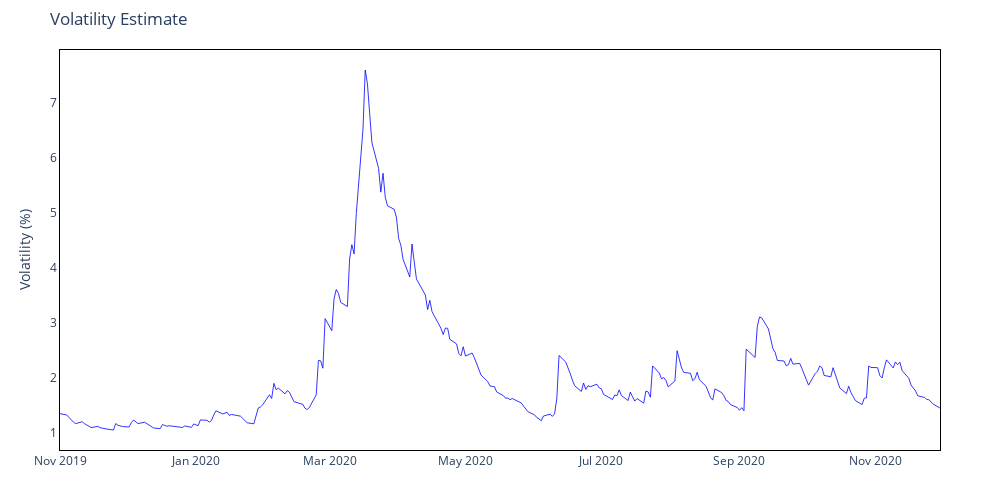
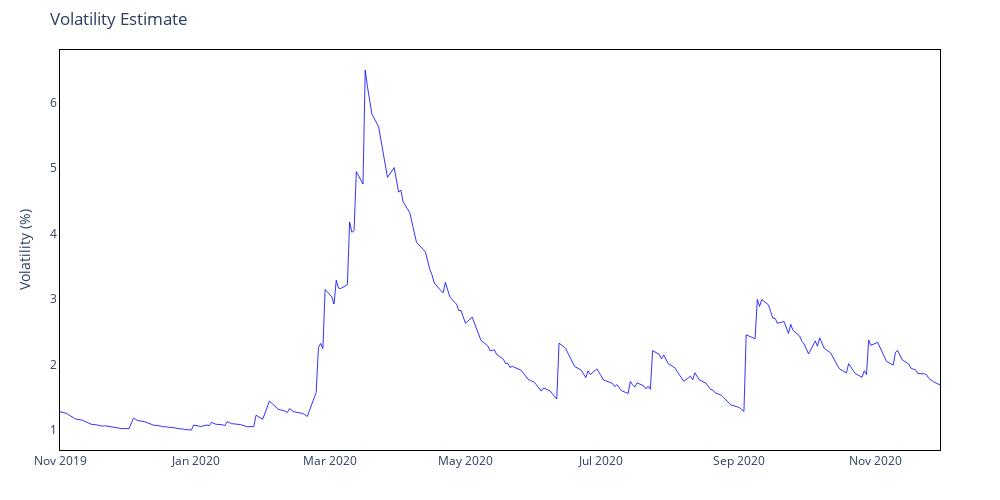
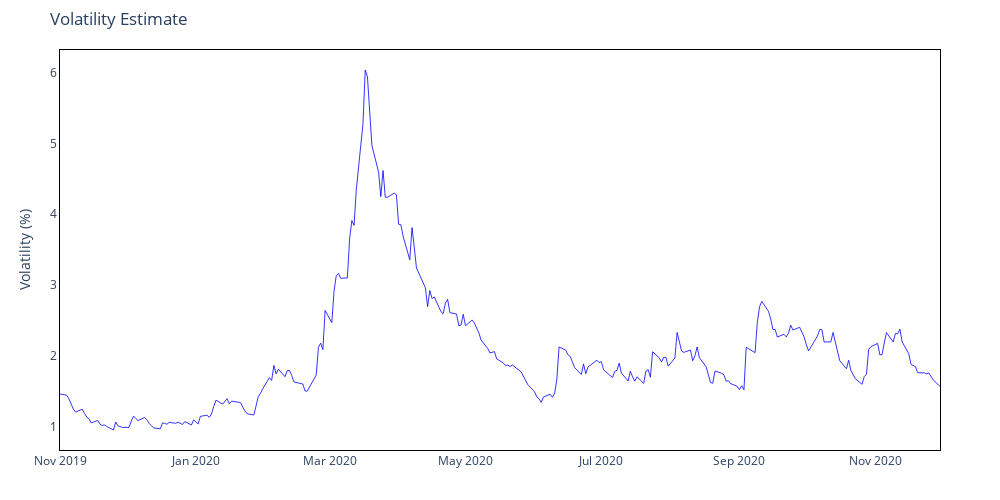
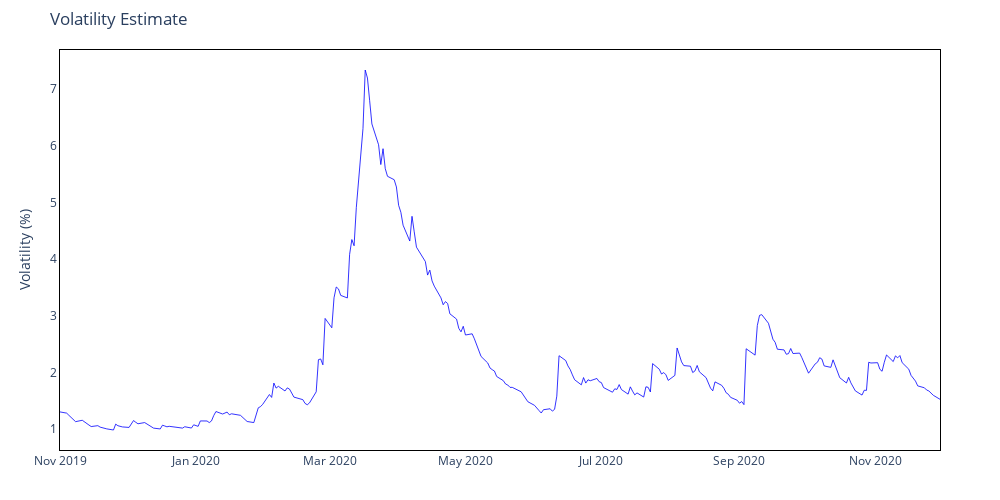

The cell these charts' notebook holds for them, in order:
### Code cell
# Plot interactive volatility for a subset
fig_vol_garch = plots.plot_volatility(garch_output_classic["Volatility"], subset=("2019-11-01", "2020-11-30"), interactive=True)
fig_vol_gjr = plots.plot_volatility(garch_output_grj["Volatility"], subset=("2019-11-01", "2020-11-30"), interactive=True)
fig_vol_egarch = plots.plot_volatility(garch_output_egarch["Volatility"], subset=("2019-11-01", "2020-11-30"), interactive=True)
fig_vol_garch_ged = plots.plot_volatility(garch_output_classic_ged["Volatility"], subset=("2019-11-01", "2020-11-30"), interactive=True)
fig_vol_garch_skewedt = plots.plot_volatility(garch_output_classic_skewedt["Volatility"], subset=("2019-11-01", "2020-11-30"), interactive=True)
fig_vol_arch = plots.plot_volatility(arch_output["Volatility"], subset=("2019-11-01", "2020-11-30"), interactive=True)
fig_vol_ma = plots.plot_volatility(ma_output["Volatility"], subset=("2019-11-01", "2020-11-30"), interactive=True)

### Figure 1 — Plotly figure (JSON) as saved in the notebook; plotly's stock layout.template omitted (floating-point values rounded to 4 significant figures; data arrays with more than 128 entries replaced by an {"elided": "..."} marker saying what was removed)
{"data": [{"hovertemplate": "Date: %{x}<br>Volatility: %{y:.2f}%", "line": {"color": "blue", "width": 0.8}, "mode": "lines", "name": "Volatility", "type": "scatter", "x": {"elided": "272 str values"}, "y": {"elided": "272 float values"}}], "layout": {"height": 500, "hovermode": "x unified", "margin": {"b": 50, "l": 60, "r": 60, "t": 50}, "paper_bgcolor": "white", "plot_bgcolor": "white", "title": {"text": "Volatility Estimate"}, "width": 1000, "xaxis": {"linecolor": "black", "linewidth": 1, "mirror": true, "showline": true}, "yaxis": {"linecolor": "black", "linewidth": 1, "mirror": true, "showline": true, "title": {"text": "Volatility (%)"}}}}

### Figure 2 — Plotly figure (JSON) as saved in the notebook; plotly's stock layout.template omitted (floating-point values rounded to 4 significant figures; data arrays with more than 128 entries replaced by an {"elided": "..."} marker saying what was removed)
{"data": [{"hovertemplate": "Date: %{x}<br>Volatility: %{y:.2f}%", "line": {"color": "blue", "width": 0.8}, "mode": "lines", "name": "Volatility", "type": "scatter", "x": {"elided": "272 str values"}, "y": {"elided": "272 float values"}}], "layout": {"height": 500, "hovermode": "x unified", "margin": {"b": 50, "l": 60, "r": 60, "t": 50}, "paper_bgcolor": "white", "plot_bgcolor": "white", "title": {"text": "Volatility Estimate"}, "width": 1000, "xaxis": {"linecolor": "black", "linewidth": 1, "mirror": true, "showline": true}, "yaxis": {"linecolor": "black", "linewidth": 1, "mirror": true, "showline": true, "title": {"text": "Volatility (%)"}}}}

### Figure 3 — Plotly figure (JSON) as saved in the notebook; plotly's stock layout.template omitted (floating-point values rounded to 4 significant figures; data arrays with more than 128 entries replaced by an {"elided": "..."} marker saying what was removed)
{"data": [{"hovertemplate": "Date: %{x}<br>Volatility: %{y:.2f}%", "line": {"color": "blue", "width": 0.8}, "mode": "lines", "name": "Volatility", "type": "scatter", "x": {"elided": "272 str values"}, "y": {"elided": "272 float values"}}], "layout": {"height": 500, "hovermode": "x unified", "margin": {"b": 50, "l": 60, "r": 60, "t": 50}, "paper_bgcolor": "white", "plot_bgcolor": "white", "title": {"text": "Volatility Estimate"}, "width": 1000, "xaxis": {"linecolor": "black", "linewidth": 1, "mirror": true, "showline": true}, "yaxis": {"linecolor": "black", "linewidth": 1, "mirror": true, "showline": true, "title": {"text": "Volatility (%)"}}}}

### Figure 4 — Plotly figure (JSON) as saved in the notebook; plotly's stock layout.template omitted (floating-point values rounded to 4 significant figures; data arrays with more than 128 entries replaced by an {"elided": "..."} marker saying what was removed)
{"data": [{"hovertemplate": "Date: %{x}<br>Volatility: %{y:.2f}%", "line": {"color": "blue", "width": 0.8}, "mode": "lines", "name": "Volatility", "type": "scatter", "x": {"elided": "272 str values"}, "y": {"elided": "272 float values"}}], "layout": {"height": 500, "hovermode": "x unified", "margin": {"b": 50, "l": 60, "r": 60, "t": 50}, "paper_bgcolor": "white", "plot_bgcolor": "white", "title": {"text": "Volatility Estimate"}, "width": 1000, "xaxis": {"linecolor": "black", "linewidth": 1, "mirror": true, "showline": true}, "yaxis": {"linecolor": "black", "linewidth": 1, "mirror": true, "showline": true, "title": {"text": "Volatility (%)"}}}}
